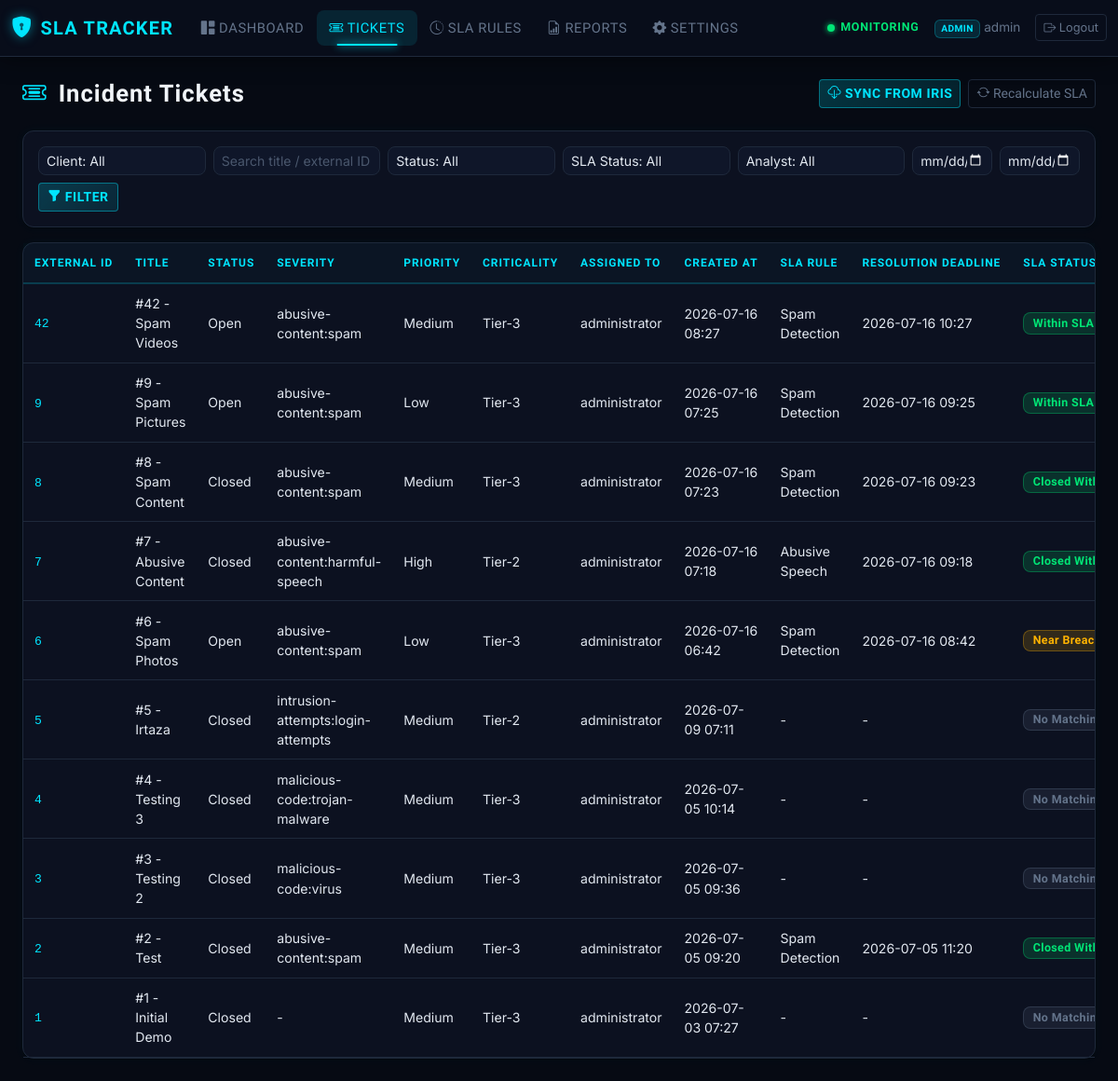
Screenshot of /tickets (signed in) with the database file from the repository.
### models/user.py (models this page shows, shortened)
class User(UserMixin, db.Model):
    __tablename__ = "users"
    id = db.Column(db.Integer, primary_key=True)
    username = db.Column(db.String(80), unique=True, nullable=False, index=True)
    email = db.Column(db.String(255), unique=True, nullable=True)
    password_hash = db.Column(db.String(255), nullable=False)
    role = db.Column(db.String(20), nullable=False, default=ROLE_VIEWER)
    is_active_user = db.Column(db.Boolean, default=True, nullable=False)
    created_at = db.Column(db.DateTime, default=lambda: datetime.now(timezone.utc))
    reports_generated = db.relationship("Report", backref="generated_by_user", lazy="dynamic")
    def has_permission(self, permission):
        return permission in ROLE_PERMISSIONS.get(self.role, set())
    @property
    def is_active(self):
        return self.is_active_user

### models/ticket.py (models this page shows, shortened)
class Ticket(db.Model):
    __tablename__ = "tickets"
    id = db.Column(db.Integer, primary_key=True)
    client_id = db.Column(
        db.Integer, db.ForeignKey("clients.id"), nullable=True, index=True
    )
    external_id = db.Column(db.String(100), nullable=False, index=True)
    source_system = db.Column(db.String(50), nullable=False, default="dfir_iris", index=True)
    title = db.Column(db.String(500), nullable=True)
    status = db.Column(db.String(100), nullable=True, index=True)
    severity = db.Column(db.String(100), nullable=True, index=True)
    priority = db.Column(db.String(100), nullable=True, index=True)
    criticality = db.Column(db.String(100), nullable=True, index=True)
    assigned_to = db.Column(db.String(200), nullable=True, index=True)
    created_at_source = db.Column(db.DateTime, nullable=True)
    closed_at_source = db.Column(db.DateTime, nullable=True)
    response_deadline = db.Column(db.DateTime, nullable=True)
    resolution_deadline = db.Column(db.DateTime, nullable=True)
    response_sla_status = db.Column(db.String(50), nullable=True)
    resolution_sla_status = db.Column(db.String(50), nullable=True)
    sla_status = db.Column(db.String(50), nullable=True, default=SLA_NO_RULE, index=True)
    breach_duration_minutes = db.Column(db.Integer, nullable=True, default=0)
    sla_rule_id = db.Column(db.Integer, db.ForeignKey("sla_rules.id"), nullable=True)
    paused_at = db.Column(db.DateTime, nullable=True)
    total_paused_minutes = db.Column(db.Integer, nullable=False, default=0)
    near_breach_notified = db.Column(db.Boolean, default=False, nullable=False)
    breach_notified = db.Column(db.Boolean, default=False, nullable=False)
    raw_payload_json = db.Column(db.Text, nullable=True)
    last_synced_at = db.Column(db.DateTime, nullable=True)
    created_at = db.Column(db.DateTime, default=lambda: datetime.now(timezone.utc))
    updated_at = db.Column(
        db.DateTime,
        default=lambda: datetime.now(timezone.utc),
        onupdate=lambda: datetime.now(timezone.utc),
    )
    __table_args__ = (
        db.UniqueConstraint(
            "client_id", "source_system", "external_id",
            name="uq_client_source_external_id",
        ),
    )

### models/sla_rule.py (models this page shows, shortened)
class SLARule(db.Model):
    __tablename__ = "sla_rules"
    id = db.Column(db.Integer, primary_key=True)
    client_id = db.Column(
        db.Integer, db.ForeignKey("clients.id"), nullable=False, index=True
    )
    rule_name = db.Column(db.String(150), nullable=False)
    description = db.Column(db.Text, nullable=True)
    escalation_email = db.Column(db.String(255), nullable=True)
    created_by = db.Column(db.String(100), nullable=True)
    updated_by = db.Column(db.String(100), nullable=True)
    priority = db.Column(db.Integer, nullable=False, default=0)
    conditions = db.relationship(
        "SLARuleCondition",
        backref="sla_rule",
        cascade="all, delete-orphan",
        lazy="joined"
    )
    response_sla_minutes = db.Column(db.Integer, nullable=True)  # optional
    resolution_sla_minutes = db.Column(db.Integer, nullable=False)
    warning_threshold_percent = db.Column(db.Integer, nullable=False, default=80)
    business_hours_only = db.Column(db.Boolean, nullable=False, default=False)
    applies_to_status = db.Column(db.String(300), nullable=True)
    stop_status = db.Column(db.String(300), nullable=True)
    pause_status = db.Column(db.String(300), nullable=True)
    is_active = db.Column(db.Boolean, default=True, nullable=False, index=True)
    created_at = db.Column(db.DateTime, default=lambda: datetime.now(timezone.utc))
    updated_at = db.Column(
        db.DateTime,
        default=lambda: datetime.now(timezone.utc),
        onupdate=lambda: datetime.now(timezone.utc),
    )
    tickets = db.relationship("Ticket", backref="sla_rule", lazy="dynamic")

### routes/ticket_routes.py (the view)
@ticket_bp.route("/tickets")
@login_required
@permission_required("view_tickets")
def ticket_list():
    query = Ticket.query
    client_id = request.args.get("client_id", "", type=str).strip()
    if client_id:
        query = query.filter(Ticket.client_id == int(client_id))
    search = request.args.get("search", "").strip()
    status = request.args.get("status", "").strip()
    sla_status = request.args.get("sla_status", "").strip()
    assigned_to = request.args.get("assigned_to", "").strip()
    severity = request.args.get("severity", "").strip()
    priority = request.args.get("priority", "").strip()
    criticality = request.args.get("criticality", "").strip()
    date_from = request.args.get("date_from", "").strip()
    date_to = request.args.get("date_to", "").strip()
    if search:
        like = f"%{search}%"
        query = query.filter(db.or_(Ticket.title.ilike(like), Ticket.external_id.ilike(like)))
    if status:
        query = query.filter(Ticket.status == status)
    if sla_status:
        query = query.filter(Ticket.sla_status == sla_status)
    if assigned_to:
        query = query.filter(Ticket.assigned_to == assigned_to)
    if severity:
        query = query.filter(Ticket.severity == severity)
    if priority:
        query = query.filter(Ticket.priority == priority)
    if criticality:
        query = query.filter(Ticket.criticality == criticality)
    if date_from:
        query = query.filter(Ticket.created_at_source >= date_from)
    if date_to:
        query = query.filter(Ticket.created_at_source <= date_to)
    page = request.args.get("page", 1, type=int)
    pagination = query.order_by(Ticket.created_at_source.desc()).paginate(
        page=page, per_page=25, error_out=False
    )
    distinct = lambda col: [row[0] for row in db.session.query(col).distinct() if row[0]]
    filter_options = {
        "statuses": distinct(Ticket.status),
        "sla_statuses": distinct(Ticket.sla_status),
        "assignees": distinct(Ticket.assigned_to),
        "severities": distinct(Ticket.severity),
        "priorities": distinct(Ticket.priority),
        "criticalities": distinct(Ticket.criticality),
    }
    clients = Client.query.filter_by(is_active=True).order_by(Client.name).all()
    return render_template(
        "tickets.html",
        pagination=pagination,
        tickets=pagination.items,
        filter_options=filter_options,
        current_filters=request.args,
        clients=clients,
        selected_client_id=client_id,
    )

### templates/tickets.html (shortened to what this page needs)
{% extends "base.html" %}
{% block content %}
<div class="dashboard-header">
    <h3><i class="bi bi-ticket-detailed text-cyan"></i> Incident Tickets</h3>
    <div class="d-flex gap-2">
        {% if current_user.has_permission('manage_iris_settings') %}
        <form method="POST" action="{{ url_for('tickets.trigger_sync') }}">
            <button class="btn btn-primary btn-sm"><i class="bi bi-cloud-download"></i> Sync from IRIS</button>
        </form>
        {% endif %}
        <form method="POST" action="{{ url_for('tickets.trigger_recalculate') }}">
            <button class="btn btn-outline-secondary btn-sm"><i class="bi bi-arrow-repeat"></i> Recalculate SLA</button>
        </form>
    </div>
</div>
<div class="card p-3 mb-3">
    <form method="GET" class="row g-2">
        <div class="col-md-2">
            <select name="client_id" class="form-select form-select-sm">
                <option value="">Client: All</option>
            </select>
        </div>
        <div class="col-md-2">
            <input type="text" name="search" class="form-control form-control-sm" placeholder="Search title / external ID"
                   value="{{ current_filters.get('search', '') }}">
        </div>
        <div class="col-md-2">
            <select name="status" class="form-select form-select-sm">
                <option value="">Status: All</option>
            </select>
        </div>
        <div class="col-md-2">
            <select name="sla_status" class="form-select form-select-sm">
                <option value="">SLA Status: All</option>
            </select>
        </div>
        <div class="col-md-2">
            <select name="assigned_to" class="form-select form-select-sm">
                <option value="">Analyst: All</option>
            </select>
        </div>
        <div class="col-md-1">
            <input type="date" name="date_from" class="form-control form-control-sm" value="{{ current_filters.get('date_from','') }}">
        </div>
        <div class="col-md-1">
            <input type="date" name="date_to" class="form-control form-control-sm" value="{{ current_filters.get('date_to','') }}">
        </div>
        <div class="col-md-1">
            <button class="btn btn-primary btn-sm w-100" type="submit"><i class="bi bi-funnel-fill me-1"></i>Filter</button>
        </div>
    </form>
</div>
<div class="card p-0">
    <div class="table-responsive">
        <table class="table table-hover mb-0 align-middle">
            <thead>
                <tr>
                    <th>External ID</th>
                    <th>Title</th>
                    <th>Status</th>
                    <th>Severity</th>
                    <th>Priority</th>
                    <th>Criticality</th>
                    <th>Assigned To</th>
                    <th>Created At</th>
                    <th>SLA Rule</th>
                    <th>Resolution Deadline</th>
                    <th>SLA Status</th>
                </tr>
            </thead>
            <tbody>
            {% for t in tickets %}
                <tr onclick="window.location='{{ url_for('tickets.ticket_detail', ticket_id=t.id) }}'" style="cursor:pointer;">
                    <td><code>{{ t.external_id }}</code></td>
                    <td>{{ t.title }}</td>
                    <td>{{ t.status or '-' }}</td>
                    <td>{{ severity_display(t.severity) }}</td>
                    <td>{{ t.priority or '-' }}</td>
                    <td>{{ t.criticality or '-' }}</td>
                    <td>{{ t.assigned_to or '-' }}</td>
                    <td>{{ t.created_at_source.strftime('%Y-%m-%d %H:%M') if t.created_at_source else '-' }}</td>
                    <td>{{ t.sla_rule.rule_name if t.sla_rule_id and t.sla_rule else '-' }}</td>
                    <td>{{ t.resolution_deadline.strftime('%Y-%m-%d %H:%M') if t.resolution_deadline else '-' }}</td>
                    <td><span class="badge bg-{{ sla_badge_color.get(t.sla_status, 'secondary') }} badge-sla">{{ t.sla_status or 'N/A' }}</span></td>
                </tr>
            {% else %}
                <tr><td colspan="12" class="text-center text-muted py-4">No tickets found. Try syncing from DFIR-IRIS or seeding dummy data.</td></tr>
            {% endfor %}
            </tbody>
        </table>
    </div>
</div>
{% endblock %}

### templates/base.html (shortened to what this page needs)
<!DOCTYPE html>
<html lang="en" data-bs-theme="dark">
<head>
    <link href="https://cdn.jsdelivr.net/npm/bootstrap@5.3.3/dist/css/bootstrap.min.css" rel="stylesheet">
    <link href="https://cdn.jsdelivr.net/npm/bootstrap-icons@1.11.3/font/bootstrap-icons.css" rel="stylesheet">
    <link href="{{ url_for('static', filename='css/style.css') }}" rel="stylesheet">
</head>
<body>
{% if current_user.is_authenticated %}
<nav class="navbar navbar-expand-lg sticky-top">
    <div class="container-fluid">
        <a class="navbar-brand" href="{{ url_for('dashboard.index') }}">
            <i class="bi bi-shield-lock-fill"></i> SLA TRACKER
        </a>
        <div class="collapse navbar-collapse" id="navMenu">
            <ul class="navbar-nav me-auto mb-2 mb-lg-0">
                <li class="nav-item">
                    <a class="nav-link {% if request.endpoint == 'dashboard.index' %}active{% endif %}"
                       href="{{ url_for('dashboard.index') }}">
                       <i class="bi bi-grid-1x2-fill me-1"></i>Dashboard</a>
                </li>
                <li class="nav-item">
                    <a class="nav-link {% if request.endpoint and 'tickets.' in request.endpoint %}active{% endif %}"
                       href="{{ url_for('tickets.ticket_list') }}">
                       <i class="bi bi-ticket-detailed me-1"></i>Tickets</a>
                </li>
                {% if current_user.has_permission('manage_sla_rules') %}
                <li class="nav-item">
                    <a class="nav-link {% if request.endpoint and 'sla_rules.' in request.endpoint %}active{% endif %}"
                       href="{{ url_for('sla_rules.rule_list') }}">
                       <i class="bi bi-clock-history me-1"></i>SLA Rules</a>
                </li>
                {% endif %}
                {% if current_user.has_permission('view_reports') %}
                <li class="nav-item">
                    <a class="nav-link {% if request.endpoint and 'reports.' in request.endpoint %}active{% endif %}"
                       href="{{ url_for('reports.report_list') }}">
                       <i class="bi bi-file-earmark-bar-graph me-1"></i>Reports</a>
                </li>
                {% endif %}
                {% if current_user.has_permission('manage_iris_settings') %}
                <li class="nav-item">
                    <a class="nav-link {% if request.endpoint and 'settings.' in request.endpoint %}active{% endif %}"
                       href="{{ url_for('settings.settings_page') }}">
                       <i class="bi bi-gear-fill me-1"></i>Settings</a>
                </li>
                {% endif %}
            </ul>
            <div class="d-flex align-items-center gap-3">
                <span class="status-live"><span class="pulse-dot"></span> Monitoring</span>
                <span class="navbar-text">
                    <span class="badge bg-secondary">{{ current_user.role }}</span>
                    {{ current_user.username }}
                </span>
                <a href="{{ url_for('auth.logout') }}" class="btn btn-outline-light btn-sm">
                    <i class="bi bi-box-arrow-right"></i> Logout
                </a>
            </div>
        </div>
    </div>
</nav>
{% endif %}
<div class="container-fluid py-4 px-4">
    {% block content %}{% endblock %}
</div>
</body>
</html>

### rows the page displays
User: role "ADMIN", username "admin"
Ticket: external_id "42", title "#42 - Spam Videos", status "Open", severity "abusive-content:spam", priority "Medium", criticality "Tier-3", assigned_to "administrator", created_at_source "2026-07-16 08:27", sla_rule "Spam Detection", resolution_deadline "2026-07-16 10:27", sla_status "Within SLA"
Ticket: external_id "9", title "#9 - Spam Pictures", status "Open", severity "abusive-content:spam", priority "Low", criticality "Tier-3", assigned_to "administrator", created_at_source "2026-07-16 07:25", sla_rule "Spam Detection", resolution_deadline "2026-07-16 09:25", sla_status "Within SLA"
Ticket: external_id "8", title "#8 - Spam Content", status "Closed", severity "abusive-content:spam", priority "Medium", criticality "Tier-3", assigned_to "administrator", created_at_source "2026-07-16 07:23", sla_rule "Spam Detection", resolution_deadline "2026-07-16 09:23", sla_status "Closed…"
Ticket: external_id "7", title "#7 - Abusive Content", status "Closed", severity "abusive-content:harmful-speech", priority "High", criticality "Tier-2", assigned_to "administrator", created_at_source "2026-07-16 07:18", sla_rule "Abusive Speech", resolution_deadline "2026-07-16 09:18", sla_status "Closed…"
Ticket: external_id "6", title "#6 - Spam Photos", status "Open", severity "abusive-content:spam", priority "Low", criticality "Tier-3", assigned_to "administrator", created_at_source "2026-07-16 06:42", sla_rule "Spam Detection", resolution_deadline "2026-07-16 08:42", sla_status "Near…"
Ticket: external_id "5", title "#5 - Irtaza", status "Closed", severity "intrusion-attempts:login-attempts", priority "Medium", criticality "Tier-2", assigned_to "administrator", created_at_source "2026-07-09 07:11", sla_rule "-", resolution_deadline "-", sla_status "No…"
Ticket: external_id "4", title "#4 - Testing 3", status "Closed", severity "malicious-code:trojan-malware", priority "Medium", criticality "Tier-3", assigned_to "administrator", created_at_source "2026-07-05 10:14", sla_rule "-", resolution_deadline "-", sla_status "No…"
Ticket: external_id "3", title "#3 - Testing 2", status "Closed", severity "malicious-code:virus", priority "Medium", criticality "Tier-3", assigned_to "administrator", created_at_source "2026-07-05 09:36", sla_rule "-", resolution_deadline "-", sla_status "No…"
Ticket: external_id "2", title "#2 - Test", status "Closed", severity "abusive-content:spam", priority "Medium", criticality "Tier-3", assigned_to "administrator", created_at_source "2026-07-05 09:20", sla_rule "Spam Detection", resolution_deadline "2026-07-05 11:20", sla_status "Closed…"
Ticket: external_id "1", title "#1 - Initial Demo", status "Closed", severity "-", priority "Medium", criticality "Tier-3", assigned_to "administrator", created_at_source "2026-07-03 07:27", sla_rule "-", resolution_deadline "-", sla_status "No…"
